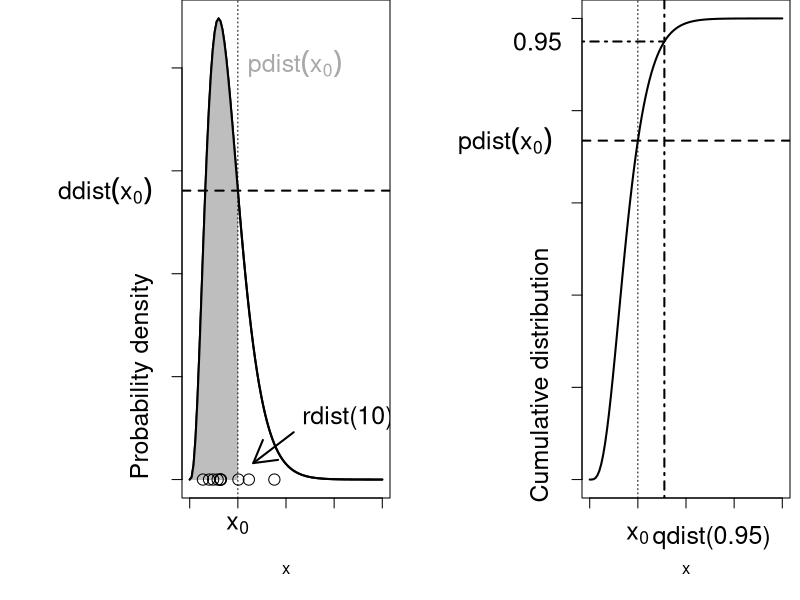
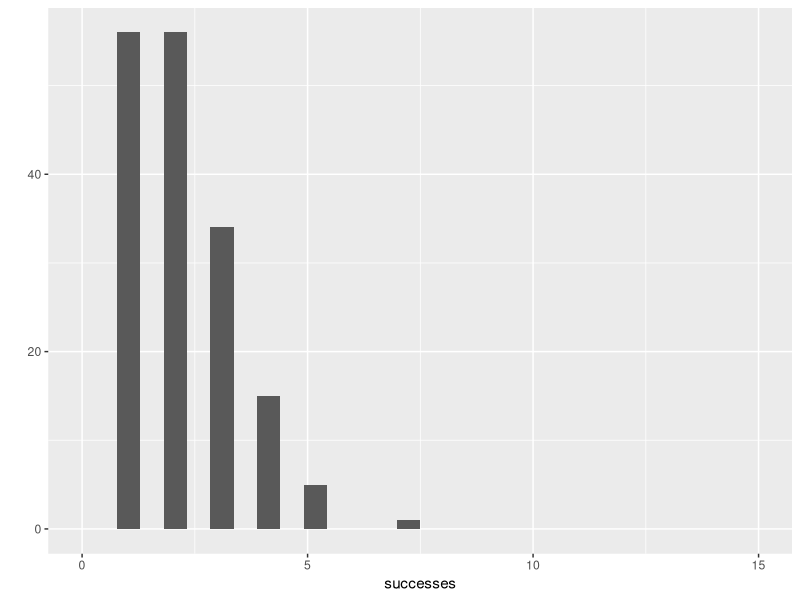
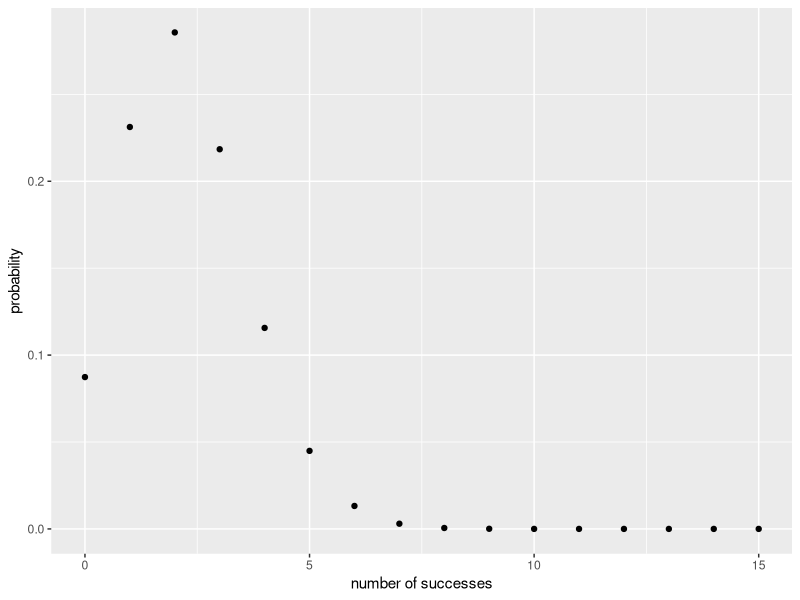
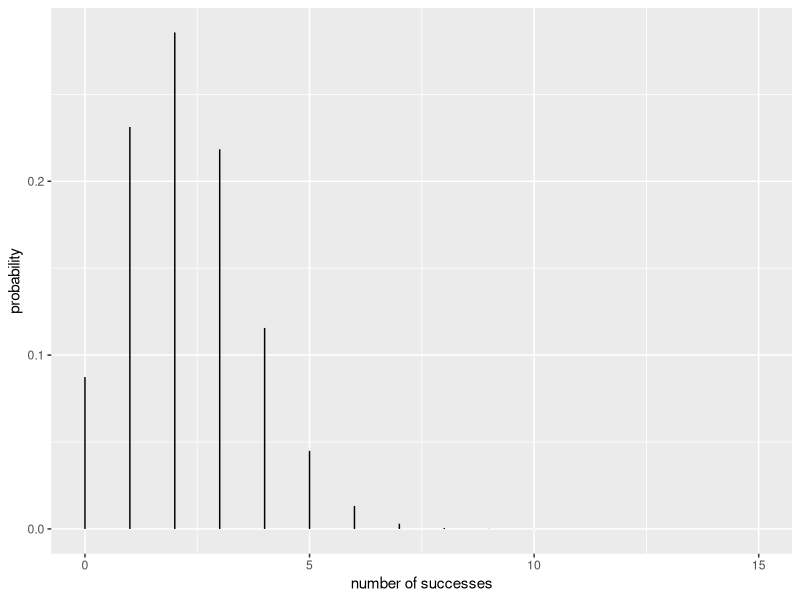
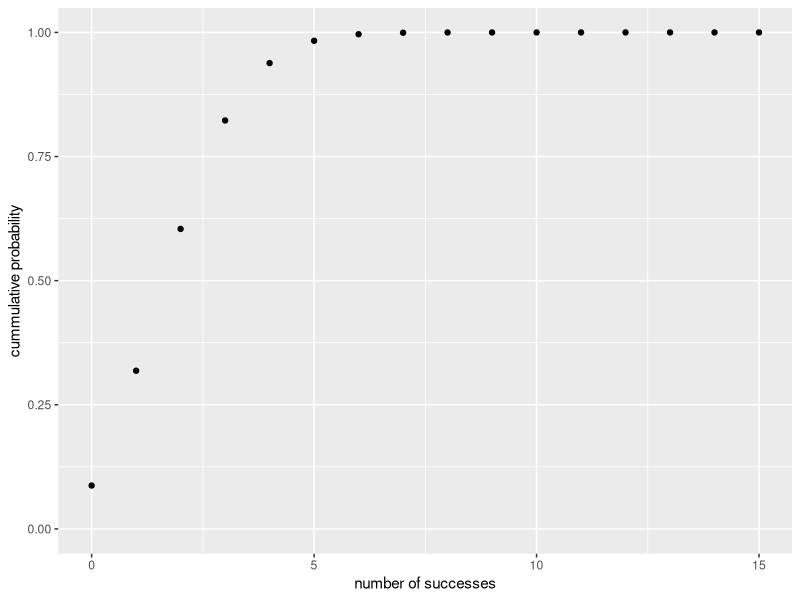
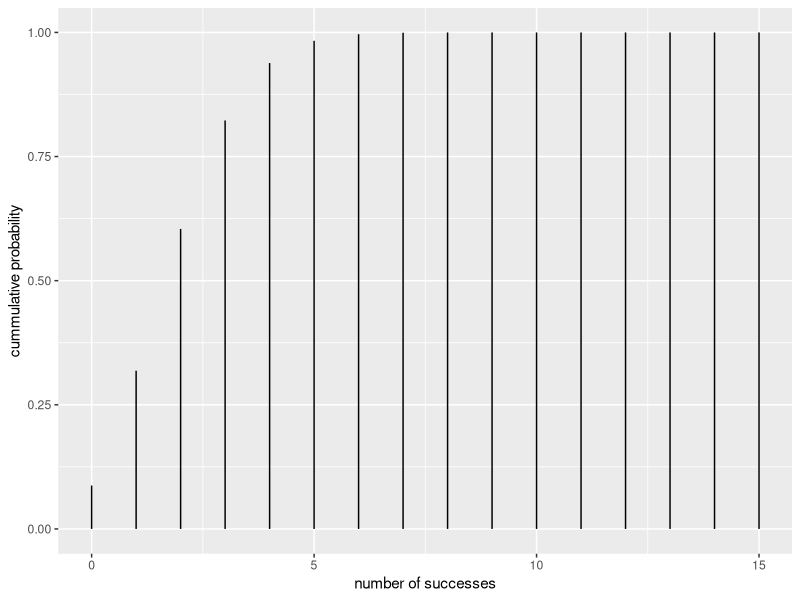

Recreate these plots in R, in order. (Note: this script raises an error after producing the figures.)
## ---- chunk 1
sh = 4 # shape paramter of gamma

op=par(mfrow=c(1,2),mar=c(5.1,9.1,0,0.5))
# set up left figure axes & scale
curve(dgamma(x,shape=sh),from=0,to=20,ylab="",lwd=2,axes=FALSE)
axis(side=1,labels=FALSE)
axis(side=2,labels=FALSE)
box()

# plot a polygon of area under the curve
xvec = seq(0,5,length=100)
polygon(c(xvec,rev(xvec)),c(rep(0,length(xvec)),dgamma(rev(xvec),shape=sh)),col="gray",border=NA)
# plot the dgamma curve
curve(dgamma(x,shape=sh),from=0,to=20,lwd=2,add=TRUE)
# add a vertical line at x=5
abline(v=5,lty=3)
# add horizontal line showing dgamma(x=5)
abline(h=dgamma(5,shape=sh),lty=2,lwd=2)

# add marginal text
mtext(side=1,line=1,at=5,expression(x[0]),cex=1.5)
mtext(side=2,at=dgamma(5,shape=sh),las=1,expression(ddist(x[0])),
      line=1.5,cex=1.5)
mtext(side=2,at=0.0,adj=0,"Probability density",cex=1.5,line=1.5)
# add label for pdist line
text(5,0.2,expression(pdist(x[0])),cex=1.5,pos=4,col="darkgray")

# add random gamma draws
set.seed(1001)
points(rgamma(10,shape=sh),rep(0,10),cex=1.5)
# add text and arrow pointing to random draws
text(11.7,0.03,"rdist(10)",adj=0,cex=1.5)
arrows(10.8,0.023,6.6,0.008,lwd=2)

# on right plot, setup axes and scales, plot pgamma() line
curve(pgamma(x,shape=sh),from=0,to=20,ylab="",lwd=2,axes=FALSE)
axis(side=1,labels=FALSE)
axis(side=2,labels=FALSE)
box()

# add horizontal line at pgamma(q=5)
abline(h=pgamma(5,shape=sh),lty=2,lwd=2)
# add vertical line for qgamma(p=0.95)
abline(v=qgamma(0.95,shape=sh),lty=4,lwd=2)
# add vertical line where x=5
abline(v=5,lty=3)
# add line segment where pdist = qgamma(p=0.95) line
segments(par("usr")[1],0.95,qgamma(0.95,shape=sh),0.95,lty=4,lwd=2)

# add marginal text
mtext(side=2,at=pgamma(5,shape=sh),las=1,expression(pdist(x[0])),
      line=1.5,cex=1.5)
mtext(side=2,at=0.95,las=1,0.95,
      line=par("mgp")[2],cex=1.5)
mtext(side=1,line=1.5,at=5,expression(x[0]),cex=1.5)
mtext(side=1,at=qgamma(0.95,shape=sh),text="qdist(0.95)",line=1.5,
      cex=1.5,adj=0.1)
mtext(side=2,at=-0.05,adj=0,"Cumulative distribution",cex=1.5,line=1.5)

## ---- chunk 2
rbinom(n = 10, size = 8, p = 0.5)
## ---- chunk 3
successes <- rbinom(n=200, size=12, p=0.15)

library(ggplot2)
qplot(successes, xlim = c(0,15))
## ---- chunk 4
# This is the probability of exactly 2 successes out of 15 trials, 
# with a 15% chance of sucess on each trial 
dbinom(x = 2, size = 15, prob = 0.15) 
## ---- chunk 5
x <- 0:15
qplot(x, y = dbinom(x, size = 15, prob = 0.15), 
			xlab = "number of successes", ylab = "probability") # default geom = "point"
# Or alternatively
qplot(x, ymax=dbinom(x, size = 15, prob = 0.15), ymin = 0, 
			geom="linerange", xlab = "number of successes", ylab = "probability")
## ---- chunk 6
# The probability of get 2 or fewer successes (i.e., 0, 1, or 2)
pbinom(q = 2, size = 15, prob = 0.15) 
# We can get the same result by summing up the probabilities of getting 0, 1, and 2 successes
sum(dbinom(x=0:2, size = 15, prob = 0.15)) 
## ---- chunk 7
qplot(x, y = pbinom(q = x, size = 15, prob = 0.15), ylim = c(0,1), 
			xlab = "number of successes", ylab = "cummulative probability")
# Or alternatively, with vertical lines, like a histogram
qplot(x, ymax = pbinom(q = x, size = 15, prob = 0.15), ymin = 0, 
			geom="linerange", ylim = c(0,1), 
			xlab = "number of successes", ylab = "cummulative probability")
## ---- chunk 8
# There is a 95% probability that in 15 trials, 
# each with 0.15 chance of success, 
# there will be this many or fewer successes
qbinom(p = 0.95, size = 15, prob = 0.15) 

qplot(x=c(0,1), stat="function", fun = qbinom, geom = "step",
			args = list(size = 15, prob = 0.15), 
			xlab = "quantile (or proportion of area under pdf)", ylab = "number of successes")
## ---- chunk 9
qplot(x=0:15, n = length(x), stat = "function", fun = dbinom, 
			args = list(size=15, prob = 0.5), 
			xlab = "successes", ylab = "probability", main = "probability = 0.5")
## ---- chunk 10
df.5 <- expand.grid(x = c(0:5), trials = 5, prob = c(0.1, 0.3, 0.5))
df.5 # see how it is structured? 
## ---- chunk 11
df.15 <- expand.grid(x = c(0:15), trials = 15, prob = c(0.1, 0.3, 0.5))
df.50 <- expand.grid(x = c(0:50), trials = 50, prob = c(0.1, 0.3, 0.5))
# Now, to combine them all
df <- rbind(df.5, df.15, df.50)
## ---- chunk 12
df <- rbind( 
	expand.grid(x = c(0:5), trials = 5, prob = c(0.1, 0.3, 0.5)),   
  expand.grid(x = c(0:15), trials = 15, prob = c(0.1, 0.3, 0.5)),   
  expand.grid(x = c(0:50), trials = 50, prob = c(0.1, 0.3, 0.5))   
	)
## ---- chunk 13
df$y <- with(df, dbinom(x, size = trials, prob = prob) )
## ---- chunk 14
ggplot(data = df, aes(x = x, y = y, ymax = y, ymin = 0)) + 
	geom_point() + geom_linerange() + 
	facet_grid(facets = prob ~ trials ) + 
	labs(x="Number of successes", y = "Probability ")
## ---- chunk 15

ggplot(data = df, aes(x = x, y = y, ymax = y, ymin = 0)) + 
	geom_point() + geom_linerange() + 
	facet_grid(facets = prob ~ trials, scales="free_x") + 
	labs(x="Number of successes", y = "Probability ")
